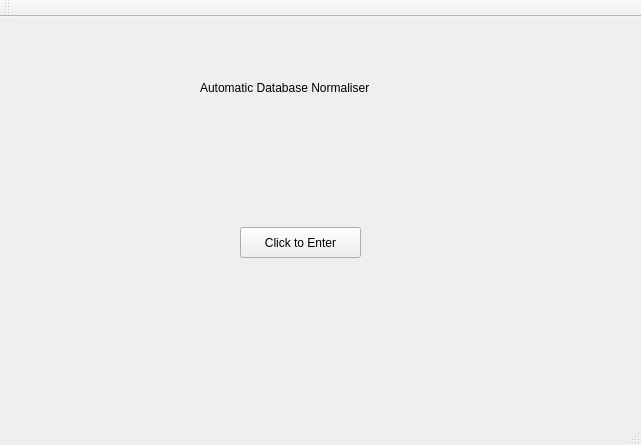
<?xml version="1.0" encoding="UTF-8"?>
<ui version="4.0">
 <class>MainWindow</class>
 <widget class="QMainWindow" name="MainWindow">
  <property name="geometry">
   <rect>
    <x>0</x>
    <y>0</y>
    <width>641</width>
    <height>445</height>
   </rect>
  </property>
  <property name="windowTitle">
   <string>MainWindow</string>
  </property>
  <widget class="QWidget" name="centralWidget">
   <widget class="QLabel" name="label">
    <property name="geometry">
     <rect>
      <x>200</x>
      <y>50</y>
      <width>201</width>
      <height>41</height>
     </rect>
    </property>
    <property name="text">
     <string>Automatic Database Normaliser</string>
    </property>
   </widget>
   <widget class="QPushButton" name="homeButton">
    <property name="geometry">
     <rect>
      <x>240</x>
      <y>210</y>
      <width>121</width>
      <height>31</height>
     </rect>
    </property>
    <property name="text">
     <string>Click to Enter</string>
    </property>
   </widget>
  </widget>
  <widget class="QMenuBar" name="menuBar">
   <property name="geometry">
    <rect>
     <x>0</x>
     <y>0</y>
     <width>641</width>
     <height>30</height>
    </rect>
   </property>
  </widget>
  <widget class="QToolBar" name="mainToolBar">
   <attribute name="toolBarArea">
    <enum>TopToolBarArea</enum>
   </attribute>
   <attribute name="toolBarBreak">
    <bool>false</bool>
   </attribute>
  </widget>
  <widget class="QStatusBar" name="statusBar"/>
 </widget>
 <layoutdefault spacing="6" margin="11"/>
 <resources/>
 <connections/>
</ui>
